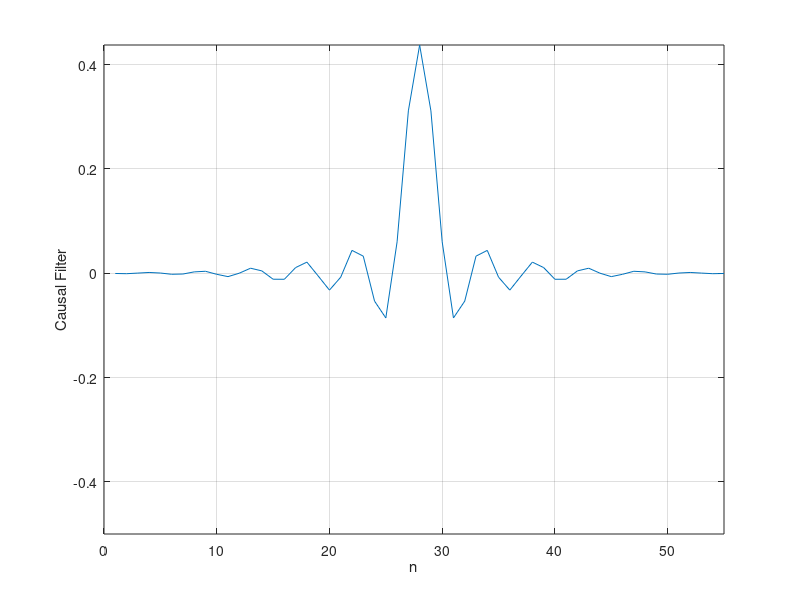
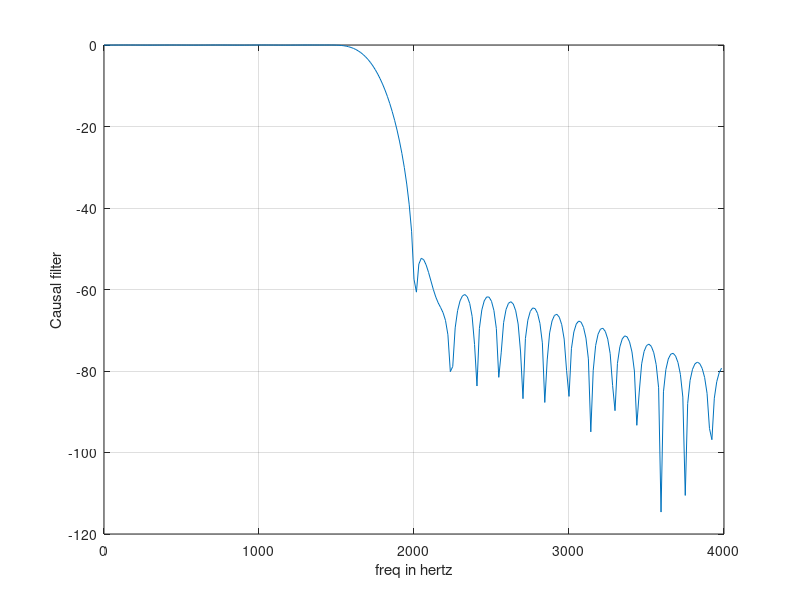

Reproduce these figures in MATLAB, in order.
clear all;
fp=1500;
fs=2000;
delta_f=500;
Fs=8000;
normalized_passband_frequency=(2*pi*fp)/Fs;
normalized_stopband_frequency=(2*pi*fs)/Fs;
normalized_delta_w=(2*pi*delta_f)/Fs;
w_c=(normalized_passband_frequency+normalized_stopband_frequency)/2;
M=round((3.32*pi)/normalized_delta_w);
N=2*M+1;

for n=1:N
     if n==M+1;
         h1(n)=w_c/pi;
     else
         h1(n)=sin(w_c*(n-1-M))/(pi*(n-1-M));
     end
end

for n=1:N
    w(n)=0.54-0.46*cos((2*pi*(n-1))/(2*M));
end
for m=1:N
    h_t(m)=h1(m).*w(m);
end
figure(1);
m=1:2*M+1;
plot(m,h_t);
axis([0,55,-0.5,max(h_t)]);
grid;
xlabel('n');
ylabel('Causal Filter');
figure(2);
[H,F]=freqz(h_t,1,256,Fs);
magh=abs(H)/max(abs(H));
L=20*log10(magh);
plot(F,L);
grid;
xlabel('freq in hertz');
ylabel('Causal filter');



     

